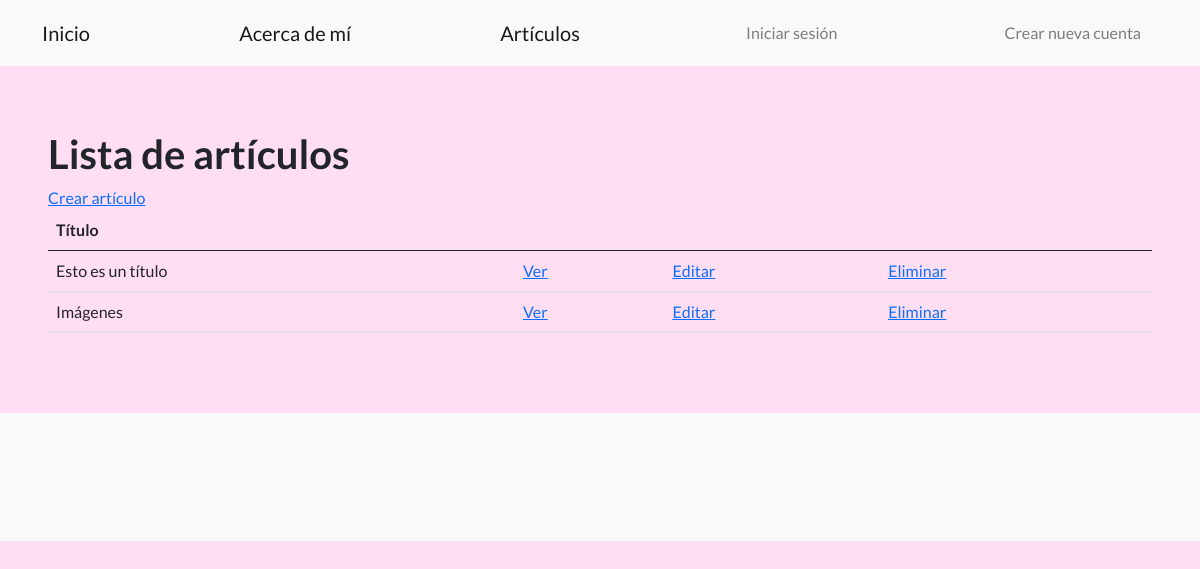
Before: /articulos/ with the older database file.
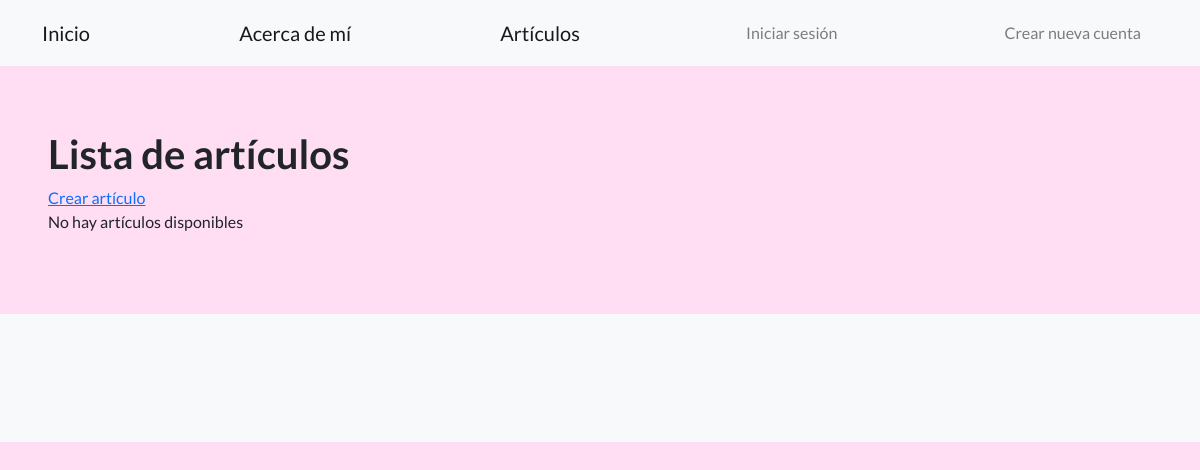
After: the same page with the newer database file.
### Blog/models.py (models this page shows, shortened)
class Articulo(models.Model):
    id = models.AutoField(primary_key=True)
    titulo = models.CharField(max_length=200)
    subtitulo = models.CharField(max_length=200)
    cuerpo = models.TextField()
    autor = models.ForeignKey(Perfil, on_delete=models.CASCADE)
    fecha = models.DateField(auto_now_add=True)
    imagen = models.ImageField(upload_to='articulos/', null=True, blank=True)

### Blog/views.py (the view)
# urls.py: path('articulos/', views.lista_articulos, name='lista_articulos'),
def lista_articulos(request):
    articulos = Articulo.objects.all()
    return render(request, 'Blog/lista_articulos.html', {'articulos': articulos})

### Blog/templates/Blog/lista_articulos.html
{% extends 'Blog/base.html' %}
{% load static %}
{% block contenido %}
    <h1>Lista de artículos</h1>
    <a href="{% url 'crear_articulo' %}">Crear artículo</a>
    {% if articulos %}
    <table class="table">
        <thead>
            <tr>
                <th>Título</th>
                <th></th>
                <th></th>
                <th></th>
            </tr>
        </thead>
        <tbody>
            {% for articulo in articulos %}
            <tr>
                <td>{{ articulo.titulo }}</td>
                <td><a href="{% url 'detalle_articulo' articulo.id %}">Ver</a></td>
                <td><a href="{% url 'editar_articulo' pk=articulo.pk %}">Editar</a></td>
                <td><a href="{% url 'eliminar_articulo' pk=articulo.pk %}">Eliminar</a></td>
            </tr>
            {% endfor %}
        </tbody>
    </table>
    {% else %}
        <p>No hay artículos disponibles</p>
    {% endif %}
{% endblock contenido %}

Changed rows visible on the page:
removed Articulo: titulo "Esto es un título"
removed Articulo: titulo "Imágenes"
Other visible differences:
text no longer shown: "Título"
text now shown: "No hay artículos disponibles"
